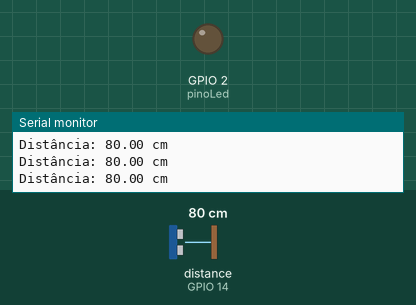
A sketch run on a simulated ESP32. Shown: output pins drawn as LEDs (lit = HIGH), the last lines printed to the serial monitor. The inputs (shaded band) are chosen by the test bench; at power-on: distance to the obstacle (sensor on GPIO 14) 80 cm. The echo pulse lasts 58.3 µs per cm.

Above: at 1.2 s.
1.3 s: distance to the obstacle (sensor on GPIO 14) set to 23 cm
2.8 s: distance to the obstacle (sensor on GPIO 14) set to 18 cm
At 3.7 s:
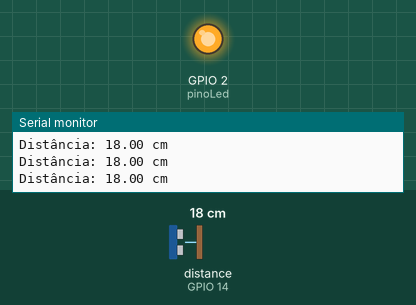
4.4 s: distance to the obstacle (sensor on GPIO 14) set to 35 cm
At 5.6 s:
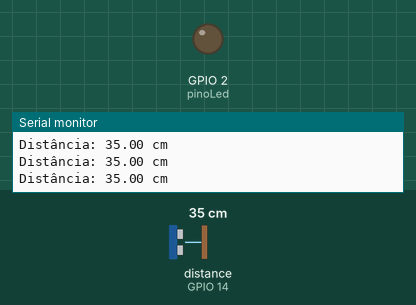
5.9 s: distance to the obstacle (sensor on GPIO 14) set to 2 cm
At 7.4 s:
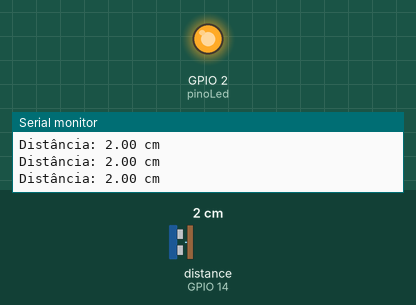
Timing chart, 0 to 8.4 s (numbered marks = the images above; inputs shaded):
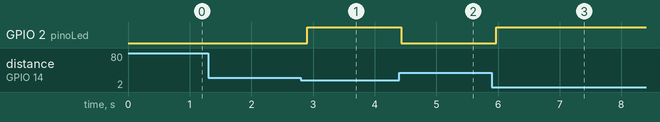

Measured:
- the behaviour switches between 21 and 20 cm on distance to the obstacle (sensor on GPIO 14) (found by bisection; images 0 and 1)
- after the input at 2.8 s, GPIO 2 (pinoLed): LOW → HIGH after 0.10 s
- after the input at 4.4 s, GPIO 2 (pinoLed): HIGH → LOW at once
- after the input at 5.9 s, GPIO 2 (pinoLed): LOW → HIGH after 0.07 s

The sketch:

ultrassonicoApi.ino
```cpp
// Bibliotecas
#include <WiFi.h>
#include <HTTPClient.h>
#include <ArduinoJson.h>
#include <HCSR04.h>

// Wi-Fi
const char* ssid = "SEU_WIFI";
const char* password = "SUA_SENHA";

// URL da API
const char* serverName = "http://192.168.0.100/api/medidas";

// Definição dos pinos
const int pinoTrig = 12;
const int pinoEcho = 14;
const int pinoLed = 2;

// Sensor
UltraSonicDistanceSensor sensor(pinoTrig, pinoEcho);

float distancia;

// Controla se o POST já foi enviado
bool objetoDetectado = false;

// Envia os dados para a API
void enviarDados(String dado, String unidadeMedida, int sensorId) {

    // if (WiFi.status() != WL_CONNECTED) {
    //     Serial.println("WiFi desconectado.");
    //     return;
    // }

    HTTPClient http;

    http.begin(serverName);
    http.addHeader("Content-Type", "application/json");

    StaticJsonDocument<256> doc;

    doc["dado"] = dado;
    doc["unidade_medida"] = unidadeMedida;
    doc["sensor_id"] = sensorId;

    String json;
    serializeJson(doc, json);

    Serial.println("Enviando:");
    Serial.println(json);

    // int httpCode = http.POST(json);

    Serial.print("Código HTTP: ");
    // Serial.println(httpCode);

    // if (httpCode > 0) {
    //     Serial.println(http.getString());
    // }

    http.end();
}

// Setup
void setup() {

    Serial.begin(115200);

    pinMode(pinoLed, OUTPUT);

    // Conecta ao Wi-Fi
    // WiFi.begin(ssid, password);

    Serial.print("Conectando ao WiFi");

    // while (WiFi.status() != WL_CONNECTED) {
    //     delay(500);
    //     Serial.print(".");
    // }

    Serial.println("\nWiFi conectado!");
}

// Loop
void loop() {

    // Lê a distância
    distancia = sensor.measureDistanceCm();

    Serial.print("Distância: ");
    Serial.print(distancia);
    Serial.println(" cm");

    // Objeto próximo
    if (distancia <= 20) {

        digitalWrite(pinoLed, HIGH);

        // Envia apenas uma vez enquanto o objeto estiver próximo
        if (!objetoDetectado) {

            objetoDetectado = true;

            enviarDados(
                String(distancia, 2),   // valor medido
                "cm",                   // unidade
                1                       // sensor_id
            );
        }

    } else {

        digitalWrite(pinoLed, LOW);

        // Permite novo envio quando o objeto sair da área
        objetoDetectado = false;
    }

    delay(100);
}
```
